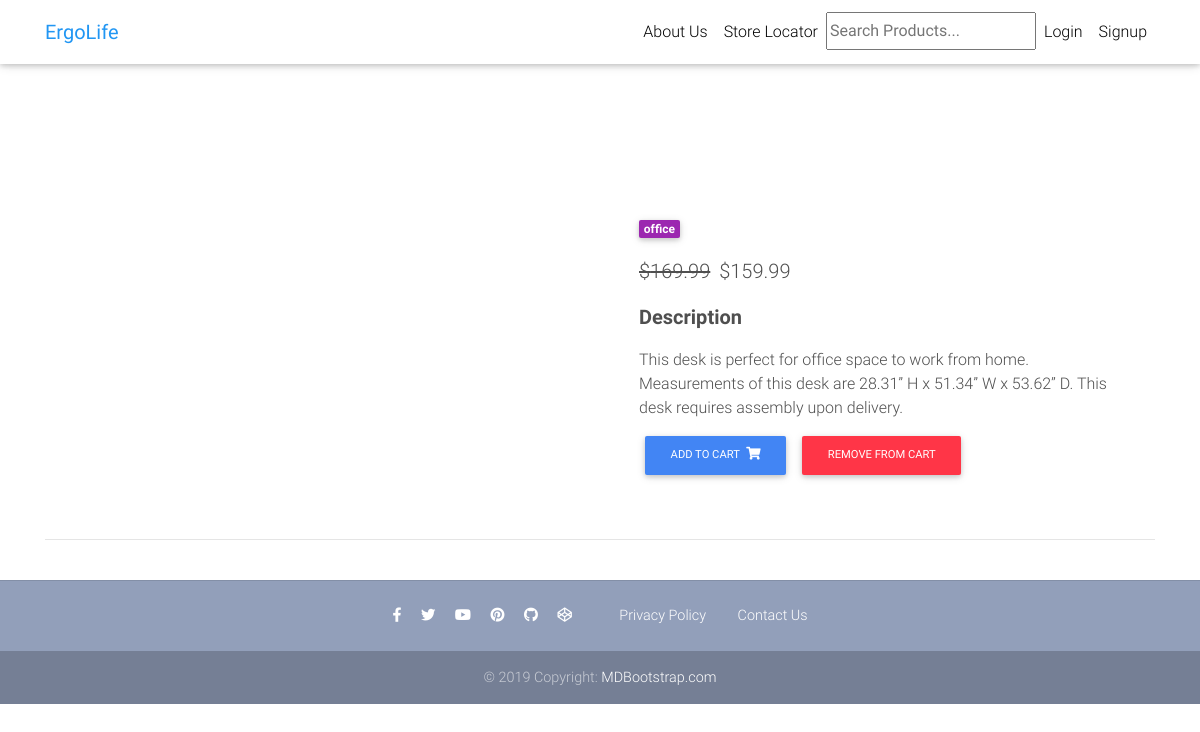
The page /product/o/ on the database its author committed.
### core/models.py (models this page shows, shortened)
class Item(models.Model):
    title = models.CharField(max_length=100)
    price = models.FloatField()
    discount_price = models.FloatField(blank=True, null=True)
    category = models.CharField(choices=CATEGORY_CHOICES, max_length=2)
    label = models.CharField(choices=LABEL_CHOICES, max_length=1)
    slug = models.SlugField()
    description = models.TextField()
    image = models.ImageField()
    def get_add_to_cart_url(self):
        return reverse("core:add-to-cart", kwargs={
            'slug': self.slug
        })
    def get_remove_from_cart_url(self):
        return reverse("core:remove-from-cart", kwargs={
            'slug': self.slug
        })

### core/views.py (the view)
# urls.py: path('product/<slug>/', ItemDetailView.as_view(), name='product'),
class ItemDetailView(DetailView):
    model = Item
    template_name = "product.html"

### templates/product.html (shortened to what this page needs)
{% extends "base.html" %}
{% block content %}
<main class="mt-5 pt-4">
  <div class="container dark-grey-text mt-5">
    <div class="row wow fadeIn">
      <div class="col-md-6 mb-4">
      </div>
      <div class="col-md-6 mb-4">
        <div class="p-4">
          <div class="mb-3">
            <a href="">
              <span class="badge purple mr-1">{{ object.get_category_display }}</span>
            </a>
          </div>
          <p class="lead">
            {% if object.discount_price %}
            <span class="mr-1">
              <del>${{ object.price }}</del>
            </span>
            <span>${{ object.discount_price }}</span>
            {% else %}
            <span>${{ object.price }}</span>
            {% endif %}
          </p>
          <p class="lead font-weight-bold">Description</p>
          <p>{{ object.description }}</p>
          <a href="{{ object.get_add_to_cart_url }}" class="btn btn-primary btn-md my-0 p">
            Add to cart
            <i class="fas fa-shopping-cart ml-1"></i>
          </a>
          <a href="{{ object.get_remove_from_cart_url }}" class="btn btn-danger btn-md my-0 p">
            Remove from cart
          </a>
        </div>
      </div>
    </div>
    <hr>
  </div>
</main>
{% endblock content %}

### templates/base.html (style rules this page uses)
html, body, header, .carousel { height: 60vh; }

### rows shown on the page
Item: category "office", price "169.99", discount_price "159.99", description "This desk is perfect for office space to work from home. Measurements of this desk are 28.31” H x 51.34” W x 53.62” D. This desk requires assembly upon delivery."
